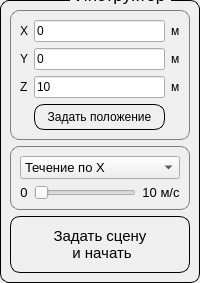
     <widget class="QWidget" name="page_instructor">
      <layout class="QHBoxLayout" name="horizontalLayout_10">
       <property name="leftMargin">
        <number>0</number>
       </property>
       <property name="topMargin">
        <number>0</number>
       </property>
       <property name="rightMargin">
        <number>0</number>
       </property>
       <property name="bottomMargin">
        <number>0</number>
       </property>
       <item>
        <widget class="QGroupBox" name="groupBox_3">
         <property name="font">
          <font>
           <pointsize>13</pointsize>
          </font>
         </property>
         <property name="styleSheet">
          <string notr="true">QGroupBox
{
	border: 1px solid black;
	border-radius: 9px;
	margin-top: 1em;
}

QGroupBox:title
{
	left: 70px;
	top: -15px;
	padding: 0 3px 0 3px;
}</string>
         </property>
         <property name="title">
          <string>Инструктор</string>
         </property>
         <property name="alignment">
          <set>Qt::AlignLeading|Qt::AlignLeft|Qt::AlignVCenter</set>
         </property>
         <layout class="QVBoxLayout" name="verticalLayout_3">
          <item>
           <widget class="QGroupBox" name="gb_anpa">
            <property name="font">
             <font>
              <pointsize>10</pointsize>
             </font>
            </property>
            <property name="styleSheet">
             <string notr="true">QGroupBox
{
	border: 1px solid grey;
	border-radius: 9px;
	margin-top: 1em;
}

QGroupBox:title
{
	left: 0px;
	top: -15px;
	padding: 0 3px 0 3px;
}</string>
            </property>
            <property name="title">
             <string>АНПА</string>
            </property>
            <layout class="QGridLayout" name="gridLayout_4">
             <item row="1" column="2">
              <widget class="QLabel" name="label_19">
               <property name="font">
                <font>
                 <pointsize>9</pointsize>
                </font>
               </property>
               <property name="text">
                <string>м</string>
               </property>
              </widget>
             </item>
             <item row="2" column="1">
              <widget class="QLineEdit" name="le_anpa_Z">
               <property name="sizePolicy">
                <sizepolicy hsizetype="Expanding" vsizetype="Maximum">
                 <horstretch>0</horstretch>
                 <verstretch>0</verstretch>
                </sizepolicy>
               </property>
               <property name="maximumSize">
                <size>
                 <width>16777215</width>
                 <height>30</height>
                </size>
               </property>
               <property name="font">
                <font>
                 <pointsize>9</pointsize>
                </font>
               </property>
               <property name="focusPolicy">
                <enum>Qt::ClickFocus</enum>
               </property>
               <property name="text">
                <string>10</string>
               </property>
               <property name="frame">
                <bool>true</bool>
               </property>
               <property name="cursorMoveStyle">
                <enum>Qt::LogicalMoveStyle</enum>
               </property>
               <property name="clearButtonEnabled">
                <bool>false</bool>
               </property>
              </widget>
             </item>
             <item row="0" column="1">
              <widget class="QLineEdit" name="le_anpa_X">
               <property name="sizePolicy">
                <sizepolicy hsizetype="Expanding" vsizetype="Maximum">
                 <horstretch>0</horstretch>
                 <verstretch>0</verstretch>
                </sizepolicy>
               </property>
               <property name="maximumSize">
                <size>
                 <width>16777215</width>
                 <height>30</height>
                </size>
               </property>
               <property name="font">
                <font>
                 <pointsize>9</pointsize>
                </font>
               </property>
               <property name="focusPolicy">
                <enum>Qt::ClickFocus</enum>
               </property>
               <property name="text">
                <string>0</string>
               </property>
              </widget>
             </item>
             <item row="2" column="0">
              <widget class="QLabel" name="label_3">
               <property name="font">
                <font>
                 <pointsize>9</pointsize>
                </font>
               </property>
               <property name="text">
                <string>Z</string>
               </property>
              </widget>
             </item>
             <item row="1" column="1">
              <widget class="QLineEdit" name="le_anpa_Y">
               <property name="sizePolicy">
                <sizepolicy hsizetype="Expanding" vsizetype="Maximum">
                 <horstretch>0</horstretch>
                 <verstretch>0</verstretch>
                </sizepolicy>
               </property>
               <property name="maximumSize">
                <size>
                 <width>16777215</width>
                 <height>30</height>
                </size>
               </property>
               <property name="font">
                <font>
                 <pointsize>9</pointsize>
                </font>
               </property>
               <property name="focusPolicy">
                <enum>Qt::ClickFocus</enum>
               </property>
               <property name="text">
                <string>0</string>
               </property>
              </widget>
             </item>
             <item row="2" column="2">
              <widget class="QLabel" name="label_20">
               <property name="font">
                <font>
                 <pointsize>9</pointsize>
                </font>
               </property>
               <property name="text">
                <string>м</string>
               </property>
              </widget>
             </item>
             <item row="0" column="0">
              <widget class="QLabel" name="label">
               <property name="font">
                <font>
                 <pointsize>9</pointsize>
                </font>
               </property>
               <property name="text">
                <string>X</string>
               </property>
              </widget>
             </item>
             <item row="1" column="0">
              <widget class="QLabel" name="label_2">
               <property name="font">
                <font>
                 <pointsize>9</pointsize>
                </font>
               </property>
               <property name="text">
                <string>Y</string>
               </property>
              </widget>
             </item>
             <item row="0" column="2">
              <widget class="QLabel" name="label_18">
               <property name="font">
                <font>
                 <pointsize>9</pointsize>
                </font>
               </property>
               <property name="text">
                <string>м</string>
               </property>
              </widget>
             </item>
             <item row="3" column="1">
              <widget class="QPushButton" name="btn_set_anpa">
               <property name="font">
                <font>
                 <pointsize>9</pointsize>
                </font>
               </property>
               <property name="styleSheet">
                <string notr="true">QPushButton
{
	border: 1px solid black;
	border-radius: 10px;
	padding: 5px 0px;

}

QPushButton:pressed
{
	background-color:  rgba(0, 255, 0, 0.7);
}</string>
               </property>
               <property name="text">
                <string>Задать положение</string>
               </property>
              </widget>
             </item>
            </layout>
           </widget>
          </item>
          <item>
           <widget class="QGroupBox" name="gb_flow">
            <property name="font">
             <font>
              <pointsize>10</pointsize>
             </font>
            </property>
            <property name="styleSheet">
             <string notr="true">QGroupBox
{
	border: 1px solid grey;
	border-radius: 9px;
	margin-top: 1em;
}

QGroupBox:title
{
	left: 0px;
	top: -15px;
	padding: 0 3px 0 3px;
}</string>
            </property>
            <property name="title">
             <string>Задать течение</string>
            </property>
            <layout class="QVBoxLayout" name="verticalLayout_6">
             <item>
              <widget class="QComboBox" name="cb_frow_dir">
               <property name="sizePolicy">
                <sizepolicy hsizetype="Preferred" vsizetype="Preferred">
                 <horstretch>0</horstretch>
                 <verstretch>0</verstretch>
                </sizepolicy>
               </property>
               <property name="font">
                <font>
                 <pointsize>10</pointsize>
                </font>
               </property>
               <item>
                <property name="text">
                 <string>Течение по X</string>
                </property>
               </item>
               <item>
                <property name="text">
                 <string>Течение по Y</string>
                </property>
               </item>
               <item>
                <property name="text">
                 <string>Течение по Z</string>
                </property>
               </item>
              </widget>
             </item>
             <item>
              <layout class="QHBoxLayout" name="horizontalLayout_11">
               <item>
                <widget class="QLabel" name="label_21">
                 <property name="sizePolicy">
                  <sizepolicy hsizetype="Maximum" vsizetype="Preferred">
                   <horstretch>0</horstretch>
                   <verstretch>0</verstretch>
                  </sizepolicy>
                 </property>
                 <property name="minimumSize">
                  <size>
                   <width>0</width>
                   <height>0</height>
                  </size>
                 </property>
                 <property name="font">
                  <font>
                   <pointsize>10</pointsize>
                  </font>
                 </property>
                 <property name="text">
                  <string>0</string>
                 </property>
                 <property name="alignment">
                  <set>Qt::AlignCenter</set>
                 </property>
                </widget>
               </item>
               <item>
                <widget class="QSlider" name="sl_flow_val">
                 <property name="sizePolicy">
                  <sizepolicy hsizetype="Expanding" vsizetype="Fixed">
                   <horstretch>0</horstretch>
                   <verstretch>0</verstretch>
                  </sizepolicy>
                 </property>
                 <property name="font">
                  <font>
                   <pointsize>11</pointsize>
                  </font>
                 </property>
                 <property name="orientation">
                  <enum>Qt::Horizontal</enum>
                 </property>
                </widget>
               </item>
               <item>
                <widget class="QLabel" name="label_22">
                 <property name="sizePolicy">
                  <sizepolicy hsizetype="Maximum" vsizetype="Preferred">
                   <horstretch>0</horstretch>
                   <verstretch>0</verstretch>
                  </sizepolicy>
                 </property>
                 <property name="minimumSize">
                  <size>
                   <width>0</width>
                   <height>0</height>
                  </size>
                 </property>
                 <property name="font">
                  <font>
                   <pointsize>10</pointsize>
                  </font>
                 </property>
                 <property name="text">
                  <string>10 м/с</string>
                 </property>
                 <property name="alignment">
                  <set>Qt::AlignCenter</set>
                 </property>
                </widget>
               </item>
              </layout>
             </item>
            </layout>
           </widget>
          </item>
          <item>
           <widget class="QPushButton" name="btn_set_scene">
            <property name="sizePolicy">
             <sizepolicy hsizetype="Minimum" vsizetype="Maximum">
              <horstretch>0</horstretch>
              <verstretch>0</verstretch>
             </sizepolicy>
            </property>
            <property name="maximumSize">
             <size>
              <width>16777215</width>
              <height>60</height>
             </size>
            </property>
            <property name="font">
             <font>
              <pointsize>11</pointsize>
             </font>
            </property>
            <property name="styleSheet">
             <string notr="true">QPushButton
{
	border: 1px solid black;
	border-radius: 10px;
	padding: 10px 20px;
}

QPushButton:pressed
{
	background-color:  rgba(0, 255, 0, 0.7);
}</string>
            </property>
            <property name="text">
             <string>Задать сцену
 и начать</string>
            </property>
            <property name="checkable">
             <bool>true</bool>
            </property>
           </widget>
          </item>
         </layout>
        </widget>
       </item>
      </layout>
     </widget>
